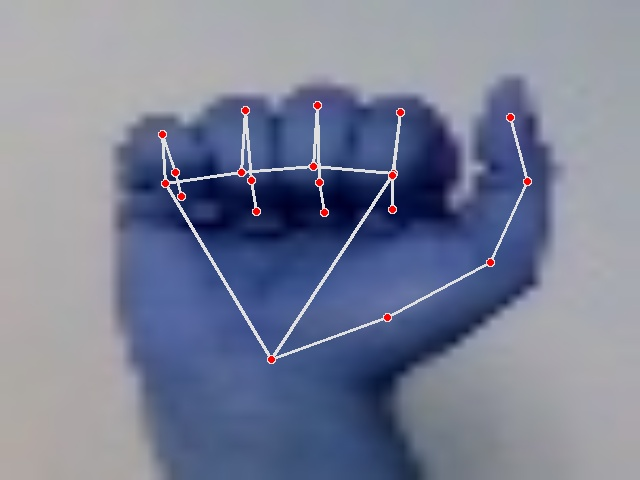
#> input picture images with landmarks/hand_landmarks_a.jpg, 640 x 480 px; its folder holds 4 pictures in this run
$ jupyter execute --allow-errors EDA.ipynb
#> lines starting #> are read from the running program, lines starting #| are printed output that depends on the picture
[cell 1]
import os
import pandas as pd
import matplotlib.pyplot as plt
import matplotlib.image as mpimg
import seaborn as sns

[cell 2]
# Set the desired directory path
new_directory = '/Users/ariel/Desktop/Data Science/ITC/Finalproject'
# Change the current directory
os.chdir(new_directory)

[cell 3]
# Set the directory path where the CSV files are located
directory = 'Finished_Dataframes/asl_alphabet_train (copy)'

# Initialize an empty DataFrame to store the combined data
combined_data = pd.DataFrame()

# Iterate through all the files in the directory
#> (the rest of this cell did not finish here and is left out)

[cell 4]
display(combined_data.head())
display(combined_data.tail())
combined_data.shape

#> (a cell that did not finish here is left out)

[cell 6]
# plot the data counts for each letter
sns.set_style('whitegrid')
plt.figure(figsize=(12, 6))
#> (the rest of this cell did not finish here and is left out)

#> (a cell that did not finish here is left out)

[cell 8]
# landmarks_df = combined_data.iloc[1].to_frame()
# landmarks_df = landmarks_df.T
# # landmarks_df.index
# landmarks_df

[cell 9]
# # Assuming the landmarks are stored in a pandas DataFrame called "landmarks_df"
# # Convert the x, y, z coordinates from normalized (0-1) to pixel coordinates
# image_height, image_width, _ = image.shape
# for i in range(21):
#     landmarks_df[f'x_pixel_{i}'] = landmarks_df[f'x_left_{i}']* image_width
#     landmarks_df[f'y_pixel_{i}'] = landmarks_df[f'y_left_{i}'] * image_height
#     landmarks_df[f'z_pixel_{i}'] = landmarks_df[f'z_left_{i}'] * image_width
#
# # Create a copy of the image to draw the landmarks
# image_with_landmarks = image.copy()
#
# # Iterate over the landmarks and draw circles or points on the image
# for _, landmark in landmarks_df.iterrows():
#     for i in range(21):
#         x, y, z = landmark[f'x_pixel_{i}'], landmark[f'y_pixel_{i}'], landmark[f'z_pixel_{i}']
#         cv2.circle(image_with_landmarks, (int(x), int(y)), 5, (0, 255, 0), -1)
#         cv2.putText(image_with_landmarks, f'{z:.2f}', (int(x), int(y)), cv2.FONT_HERSHEY_SIMPLEX, 0.5, (0, 0, 255), 1)
#
# # Display the image with landmarks using matplotlib
# plt.imshow(cv2.cvtColor(image_with_landmarks, cv2.COLOR_BGR2RGB))
# plt.title('Image with Landmarks')
# plt.axis('off')
# plt.show()

[cell 10]
# Path to the folder containing the images
folder_path = 'images with landmarks'

# Create a subplot grid for displaying multiple images
num_images = 29
num_rows = 5
num_cols = 6
fig, axs = plt.subplots(num_rows, num_cols, figsize=(12, 10))

# Iterate over all files in the folder
for i, filename in enumerate(sorted(os.listdir(folder_path))):
    if i >= num_images or not (filename.endswith('.jpg') or filename.endswith('.png')):
        continue

    # Read the image
    image_path = os.path.join(folder_path, filename)
    image = mpimg.imread(image_path)
#> image is the input picture: shape (480, 640, 3); mean R, G, B 121.5, 128.2, 150.7

    # Calculate the subplot index
    row_idx = i // num_cols
    col_idx = i % num_cols

    # Extract the title from the filename
    title = filename.split('.')[0]  # Remove the extension
    title = title.split('_')[-1]  # Extract the last part of the file name

    # Display the image in the subplot
    axs[row_idx, col_idx].imshow(image)
    axs[row_idx, col_idx].axis('off')
    axs[row_idx, col_idx].set_title(title)

# Remove any empty subplots
if i < (num_rows * num_cols - 1):
    for j in range(i + 1, num_rows * num_cols):
        axs[j // num_cols, j % num_cols].axis('off')
#> this loop made 26 passes

# Adjust the layout of the subplots
plt.tight_layout()

# Show the plot
plt.show()
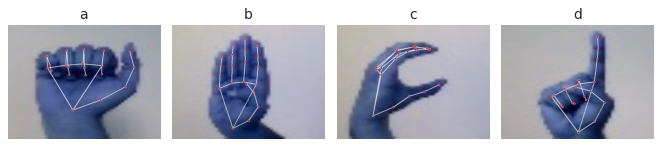
#> figure drawn by matplotlib, 4 panels
